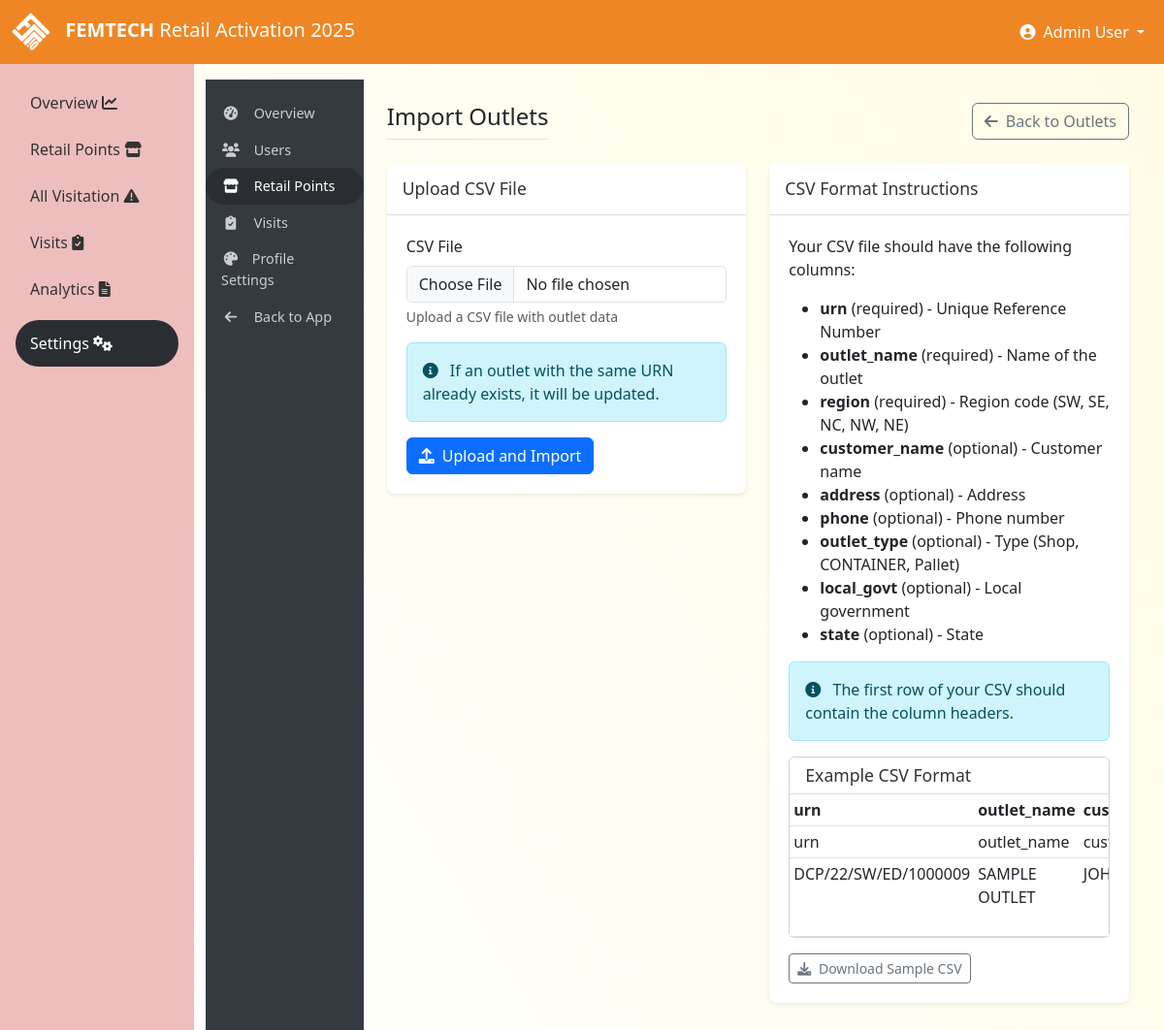
The app's page /admin/outlets/import (signed in) with its own data.
### tables this page shows
CREATE TABLE profile (
        id INTEGER PRIMARY KEY,
        company_name TEXT NOT NULL DEFAULT 'DANGOTE',
        app_title TEXT NOT NULL DEFAULT 'POSM Retail Activation 2025',
        primary_color TEXT NOT NULL DEFAULT '#fdcc03',
        secondary_color TEXT NOT NULL DEFAULT '#f8f9fa',
        accent_color TEXT NOT NULL DEFAULT '#343a40',
        logo_path TEXT DEFAULT 'img/dangote-logo.png',
        favicon_path TEXT DEFAULT 'img/favicon.png',
        company_address TEXT,
        company_phone TEXT,
        company_email TEXT,
        company_website TEXT,
        footer_text TEXT,
        created_at TEXT DEFAULT CURRENT_TIMESTAMP,
        updated_at TEXT DEFAULT CURRENT_TIMESTAMP
    );

### app_admin.py (the view, shortened to what this page needs)
@admin_bp.route('/outlets/import', methods=['GET', 'POST'])
@admin_required
def outlet_import():
    sample_data = [
        ['urn', 'outlet_name', 'customer_name', 'address', 'phone', 'outlet_type', 'local_govt', 'state', 'region'],
        ['DCP/22/SW/ED/1000009', 'SAMPLE OUTLET', 'JOHN DOE', '123 SAMPLE STREET', '08012345678', 'Shop', 'EGOR', 'EDO', 'SW']
    ]
    return render_template('admin/outlet_import.html', sample_data=sample_data)

### app.py (called while the page is built)
def register_request_hooks(app):
    @app.before_request
    def before_request():
        app.logger.debug(f"Request: {request.method} {request.url} from {request.remote_addr}")
        import uuid
        request.id = str(uuid.uuid4())[:8]
    @app.after_request
    def after_request(response):
        app.logger.debug(f"Response: {response.status_code} for {request.method} {request.url}")
        response.headers['X-Request-ID'] = getattr(request, 'id', 'unknown')
        return response
    @app.teardown_appcontext
    def teardown_db(exception):
        if exception:
            app.logger.error(f"Request teardown with exception: {str(exception)}")

### app_admin.py (called while the page is built)
def admin_required(f):
    @functools.wraps(f)
    def decorated_function(*args, **kwargs):
        if 'user_id' not in session or session.get('role') != 'admin':
            flash('Admin access required', 'danger')
            return redirect(url_for('login'))
        return f(*args, **kwargs)
    return decorated_function

### pykes/config.py (called while the page is built)
    @staticmethod
    def init_app(app):
        upload_path = Path(app.config['UPLOAD_FOLDER'])
        upload_path.mkdir(parents=True, exist_ok=True)
        @app.after_request
        def security_headers(response):
            response.headers['X-Content-Type-Options'] = 'nosniff'
            response.headers['X-Frame-Options'] = 'DENY'
            response.headers['X-XSS-Protection'] = '1; mode=block'
            if app.config['SESSION_COOKIE_SECURE']:
                response.headers['Strict-Transport-Security'] = 'max-age=31536000; includeSubDomains'
            return response

### pykes/logging_config.py (called while the page is built)
    def format(self, record):
        if hasattr(record, 'request_id'):
            record.msg = f"[{record.request_id}] {record.msg}"
        log_color = self.COLORS.get(record.levelno, '')
        record.levelname = f"{log_color}{record.levelname}{self.RESET}"
        return super().format(record)

### pykes/models.py (called while the page is built)
def get_profile() -> Optional[dict]:
    try:
        with get_db_connection() as conn:
            cursor = conn.cursor()
            cursor.execute('SELECT * FROM profile WHERE id = 1')
            profile = cursor.fetchone()
            return dict(profile) if profile else None
    except Exception as e:
        logger.error(f"Error getting profile: {str(e)}")
        return None

### templates/admin/outlet_import.html (shortened to what this page needs)
{% extends 'admin/base_admin.html' %}
{% block admin_content %}
<div class="d-flex justify-content-between align-items-center mb-4">
    <h1 class="admin-title mb-0">Import Outlets</h1>
    <div>
        <a href="{{ url_for('admin.outlet_list') }}" class="btn btn-outline-secondary">
            <i class="fas fa-arrow-left me-1"></i> Back to Outlets
        </a>
    </div>
</div>
<div class="row">
    <div class="col-lg-6">
        <div class="card admin-card">
            <div class="card-header">
                <h5 class="card-title">Upload CSV File</h5>
            </div>
            <div class="card-body">
                <form method="post" enctype="multipart/form-data">
                    <div class="mb-3">
                        <label for="csv_file" class="form-label admin-form-label">CSV File</label>
                        <input type="file" class="form-control" id="csv_file" name="csv_file" accept=".csv" required>
                        <div class="form-text">Upload a CSV file with outlet data</div>
                    </div>
                    <div class="alert alert-info">
                        <i class="fas fa-info-circle me-2"></i>
                        <span>If an outlet with the same URN already exists, it will be updated.</span>
                    </div>
                    <button type="submit" class="btn btn-primary">
                        <i class="fas fa-upload me-1"></i> Upload and Import
                    </button>
                </form>
            </div>
        </div>
    </div>
    <div class="col-lg-6">
        <div class="card admin-card">
            <div class="card-header">
                <h5 class="card-title">CSV Format Instructions</h5>
            </div>
            <div class="card-body">
                <p>Your CSV file should have the following columns:</p>
                <ul class="mb-3">
                    <li><strong>urn</strong> (required) - Unique Reference Number</li>
                    <li><strong>outlet_name</strong> (required) - Name of the outlet</li>
                    <li><strong>region</strong> (required) - Region code (SW, SE, NC, NW, NE)</li>
                    <li><strong>customer_name</strong> (optional) - Customer name</li>
                    <li><strong>address</strong> (optional) - Address</li>
                    <li><strong>phone</strong> (optional) - Phone number</li>
                    <li><strong>outlet_type</strong> (optional) - Type (Shop, CONTAINER, Pallet)</li>
                    <li><strong>local_govt</strong> (optional) - Local government</li>
                    <li><strong>state</strong> (optional) - State</li>
                </ul>
                <div class="alert alert-info mb-3">
                    <i class="fas fa-info-circle me-2"></i>
                    <span>The first row of your CSV should contain the column headers.</span>
                </div>
                <div class="card">
                    <div class="card-header py-2">
                        <h6 class="card-title mb-0">Example CSV Format</h6>
                    </div>
                    <div class="card-body p-0">
                        <div class="table-responsive">
                            <table class="table table-sm mb-0">
                                <thead>
                                    <tr>
                                        <th>urn</th>
                                        <th>outlet_name</th>
                                        <th>customer_name</th>
                                    </tr>
                                </thead>
                                <tbody>
                                    {% for row in sample_data %}
                                    <tr>
                                        {% for cell in row %}
                                        <td>{{ cell }}</td>
                                        {% endfor %}
                                    </tr>
                                    {% endfor %}
                                </tbody>
                            </table>
                        </div>
                    </div>
                </div>
                <div class="mt-3">
                    <a href="#" class="btn btn-sm btn-outline-secondary" onclick="downloadSampleCSV(); return false;">
                        <i class="fas fa-download me-1"></i> Download Sample CSV
                    </a>
                </div>
            </div>
        </div>
    </div>
</div>
{% endblock %}

### templates/base.html (shortened to what this page needs)
<!DOCTYPE html>
<html lang="en">
<head>
    <link href="https://cdn.jsdelivr.net/npm/bootstrap@5.3.0-alpha1/dist/css/bootstrap.min.css" rel="stylesheet">
    <link rel="stylesheet" href="https://cdnjs.cloudflare.com/ajax/libs/font-awesome/6.0.0/css/all.min.css">
</head>
<body>
    <nav class="navbar navbar-expand-lg navbar-dark bg-primary-dangote">
        <div class="container-fluid">
            <a class="navbar-brand" href="/">
                {% if profile.logo_path %}
                    <img src="{{ url_for('static', filename=profile.logo_path) }}" alt="{{ profile.company_name }} Logo" class="login-logo">
                {% else %}
                    <img src="{{ url_for('static', filename='img/dangote-logo.png') }}" alt="{{ profile.company_name }} Logo" class="login-logo">
                {% endif %}
                <span class="logo-text">{{ profile.company_name }}</span> <span class="d-none d-md-inline">{{ profile.app_title.split('POSM')[-1].strip() if 'POSM' in profile.app_title else 'Retail Activation 2025' }}</span>
            </a>
            <div class="collapse navbar-collapse" id="navbarNav">
                <ul class="navbar-nav ms-auto">
                    {% if session.user_id %}
                    <li class="nav-item dropdown">
                        <a class="nav-link dropdown-toggle text-white" href="#" id="navbarDropdown" role="button" data-bs-toggle="dropdown">
                            <i class="fas fa-user-circle me-1"></i> {{ session.full_name }}
                        </a>
                    </li>
                    {% endif %}
                </ul>
            </div>
        </div>
    </nav>
    <div class="container-fluid">
        <div class="row">
            {% if session.user_id %}
            <div class="col-md-2 sidebar p-0 d-none d-md-block">
                <div class="d-flex flex-column p-3">
                    <ul class="nav nav-pills flex-column mb-auto">
                        <li class="nav-item">
                            <a href="{{ url_for('index') }}" class="nav-link {% if request.path == url_for('index') %}active{% endif %}">
                                Overview  <i class="fas fa-chart-line me-2"></i>
                            </a>
                        </li>
                        <li class="nav-item">
                            <a href="{{ url_for('outlets') }}" class="nav-link {% if request.path == url_for('outlets') %}active{% endif %}">
                                Retail Points  <i class="fas fa-store me-2"></i>
                            </a>
                        </li>
                        <li class="nav-item">
                            <a href="{{ url_for('all_visitation') }}" class="nav-link {% if request.path == url_for('all_visitation') %}active{% endif %}">
                                All Visitation  <i class="fas fa-exclamation-triangle me-2"></i>
                            </a>
                        </li>
                        <li class="nav-item">
                            <a href="{{ url_for('executions') }}" class="nav-link {% if request.path == url_for('executions') %}active{% endif %}">
                                Visits  <i class="fas fa-clipboard-check me-2"></i>
                            </a>
                        </li>
                        <li class="nav-item">
                            <a href="{{ url_for('reports') }}" class="nav-link {% if request.path == url_for('reports') %}active{% endif %}">
                                Analytics  <i class="fas fa-file-alt me-2"></i>
                            </a>
                        </li>
                        {% if session.role == 'admin' %}
                        <li class="nav-item mt-2">
                            <a href="{{ url_for('admin.admin_dashboard') }}" class="nav-link {% if '/admin' in request.path %}active{% endif %}">
                                Settings  <i class="fas fa-cogs me-2"></i>
                            </a>
                        </li>
                        {% endif %}
                    </ul>
                </div>
            </div>
            <div class="col-md-10 pt-3 main-content">
            {% else %}
            <div class="col-12 pt-3 main-content">
            {% endif %}
                {% block content %}{% endblock %}
            </div>
        </div>
    </div>
</body>
</html>

### records on screen
profile: logo_path (picture), company_name "FEMTECH", app_title "Retail Activation 2025"

### other values on screen
{{ session.full_name }} "Admin User"
{{ cell }} "urn" "outlet_name" "DCP/22/SW/ED/1000009" "SAMPLE OUTLET"
